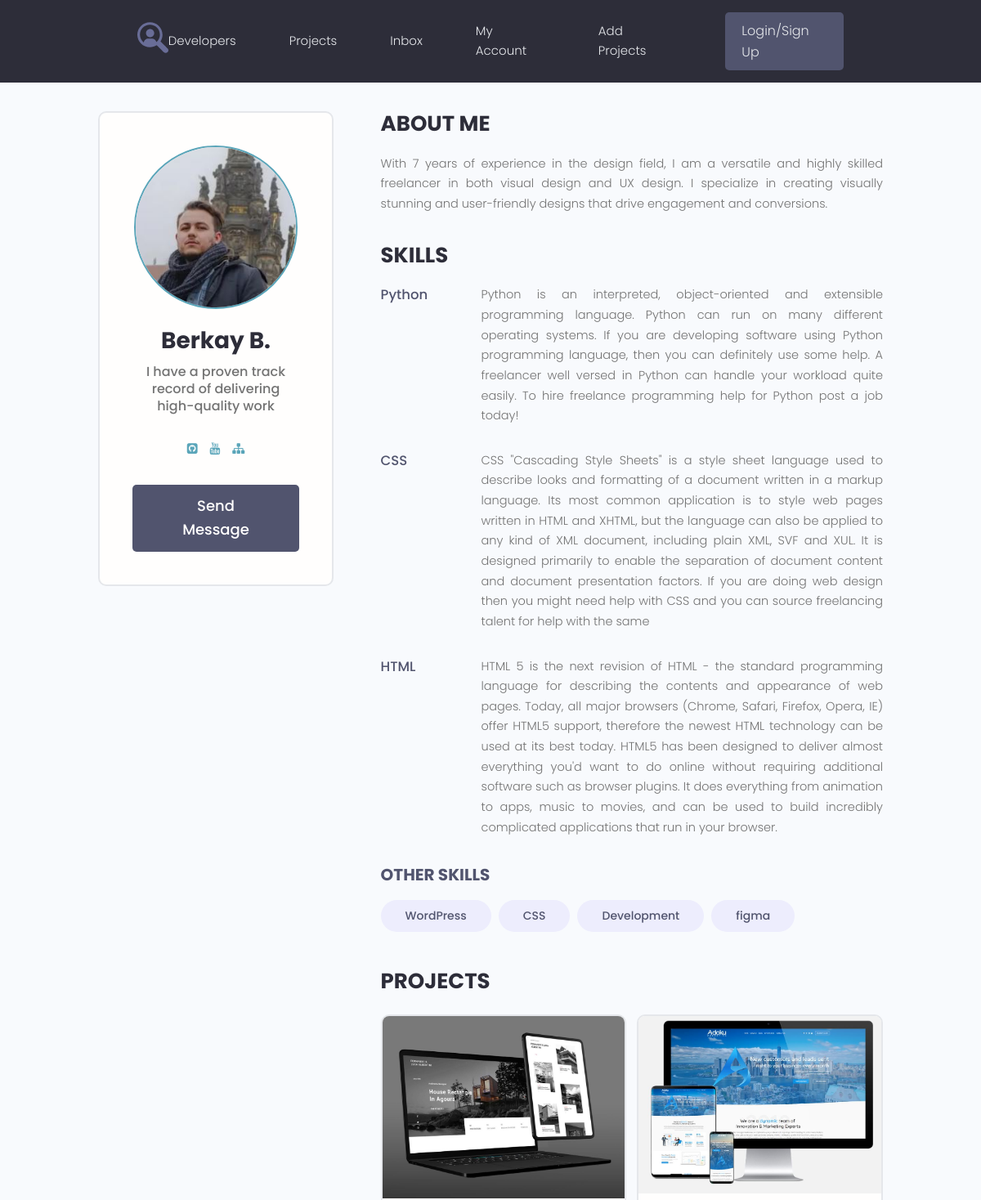
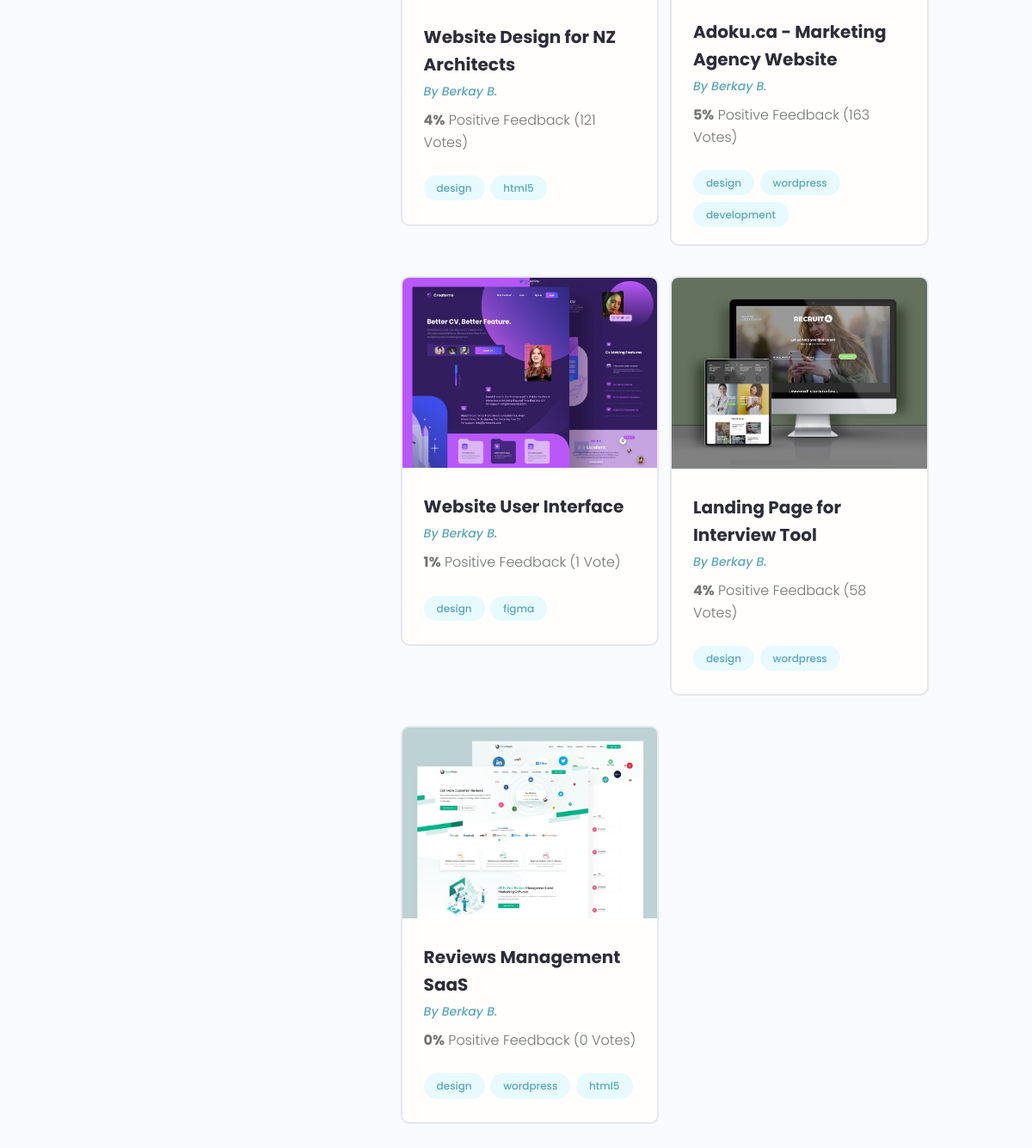
The page /profile/2 on the database its author committed (2 pictures, top to bottom).
### users/models.py (models this page shows, shortened)
class Profile(models.Model):
    user = models.OneToOneField(User, on_delete=models.CASCADE, blank=True)
    name = models.CharField(max_length=200, blank=True)
    email = models.EmailField(max_length=500, blank=True)
    username = models.CharField(max_length=200, blank=True)
    short_info = models.CharField(max_length=200, blank=True)
    bio = models.TextField(blank=True)
    profile_image = models.ImageField(upload_to="profiles/", default="profiles/user-default.png")
    social_github = models.CharField(max_length=200, blank=True)
    social_youtube = models.CharField(max_length=200, blank=True)
    social_website = models.CharField(max_length=200, blank=True)
    created = models.DateTimeField(auto_now_add=True)

class Skill(models.Model):
    owner = models.ForeignKey(Profile, on_delete=models.CASCADE, blank=True)
    name = models.CharField(max_length=200, blank=True)
    description = models.TextField(blank=True)
    created = models.DateTimeField(auto_now_add=True)
    def __str__(self):
        return self.name

### projects/models.py (models this page shows, shortened)
class Project(models.Model):
    owner = models.ForeignKey(Profile, on_delete=models.SET_NULL, blank=True, null=True)
    title = models.CharField(max_length=200)
    description = models.TextField(blank=True)
    featured_image = models.ImageField(default="default.jpg", upload_to="projects/%Y/%m/%d/")
    demo_link = models.CharField(max_length=2000, blank=True)
    source_link = models.CharField(max_length=2000, blank=True)
    tags = models.ManyToManyField('Tag', blank=True)
    vote_total = models.IntegerField(default=0)
    vote_ratio = models.IntegerField(default=0)
    created = models.DateField(auto_now_add=True)

class Tag(models.Model):
    name = models.CharField(max_length=200)
    created = models.DateField(auto_now_add=True)
    def __str__(self):
        return self.name

### users/views.py (the view)
# urls.py: path('profile/<str:pk>', views.user_profile, name="user_profile"),
def user_profile(request, pk):
    prof = Profile.objects.get(id=pk)
    top_skills = prof.skill_set.exclude(description__exact="")
    other_skills = prof.skill_set.filter(description="")
    context = {
        'profile': prof,
        'top_skills': top_skills,
        'other_skills': other_skills
    }
    return render(request, 'users/profile.html', context)

### users/templates/users/profile.html
{% extends 'projects/base.html' %}
{% block content %}
  <main class="profile my-md">
    <div class="container">
      <div class="layout">
        <div class="column column--1of3">
          <div class="card text-center">
            <div class="card__body dev">
              <img class="avatar avatar--xl" src="{{ profile.profile_image.url }}" />
              <h2 class="dev__name">{{ profile.name }}</h2>
              <p class="dev__title">{{ profile.short_info }}</p>
              <ul class="dev__social">
                  {% if profile.social_github %}
                <li>
                  <a title="Github" href="{{ profile.social_github }}" target="_blank"><i class="fa fa-github-square"></i></a>
                </li>
                    {% endif %}
                <li>
                  <a title="Youtube" href="{{ profile.social_youtube }}" target="_blank"><i class="fa fa-youtube"></i></a>
                </li>
                  {% if profile.social_website %}
                <li>
                  <a title="Personal Website" href="{{ profile.social_website }}" target="_blank"><i class="fa fa-sitemap"></i></a>
                </li>
                  {% endif %}
              </ul>
              <a href="#" class="btn btn--sub btn--lg">Send Message </a>
            </div>
          </div>
        </div>
        <div class="column column--2of3">
          <div class="devInfo">
            <h3 class="devInfo__title">About Me</h3>
            <p class="devInfo__about">
              {{ profile.bio }}
            </p>
          </div>
          <div class="devInfo">
            <h3 class="devInfo__title">Skills</h3>
            <div class="devInfo__skills">
              {% for skill in top_skills %}
              <div class="devSkill">
                <h4 class="devSkill__title">{{ skill.name }}</h4>
                <p class="devSkill__info">
                  {{ skill.description }}
                </p>
              </div>
              {% endfor %}
              <h3 class="devInfo__subtitle">Other Skills</h3>
              <div class="devInfo__otherSkills">
                {% for skill in other_skills %}
                <span class="tag tag--pill tag--sub tag--lg">
                  <small>{{ skill }}</small>
                </span>
                {% endfor %}
              </div>
            </div>
          </div>
          <div class="devInfo">
            <h3 class="devInfo__title">Projects</h3>
            <div class="grid grid--two">
                {% for project in profile.project_set.all %}
              <div class="column">
                <div class="card project">
                  <a href="{% url 'project' project.id %}" class="project">
                    <img class="project__thumbnail" src="{{ project.featured_image.url }}" alt="project thumbnail" />
                    <div class="card__body">
                      <h3 class="project__title">{{ project.title }}</h3>
                      <p><a class="project__author" href="{% url 'user_profile' project.owner.id %}">By {{ project.owner.name }}</a></p>
                      <p class="project--rating">
                        <span style="font-weight: bold;">{{ project.vote_ratio }}%</span> Positive
                    Feedback ({{ project.vote_total }} Vote{{ project.vote_total|pluralize:'s' }})
                      </p>
                      <div class="project__tags">
                        {% for tag in project.tags.all %}
                        <span class="tag tag--pill tag--main">
                          <small>{{ tag }}</small>
                        </span>
                        {% endfor %}
                      </div>
                    </div>
                  </a>
                </div>
              </div>
                {% endfor %}
            </div>
          </div>
        </div>
      </div>
    </div>
  </main>
{% endblock %}

### projects/static/styles/app.css (style rules this page uses)
:root { --color-sub: #2d2d39; }
.btn--sub { background-color: var(--color-sub-light); }
.card { border: 2px solid var(--color-light); }
img { width: 100%; }
.profile .card > .dev { padding: 4rem; }
.dev__name { color: var(--color-sub); font-size: 2.8rem; font-weight: 700; margin-top: 1rem; margin-bottom: 0.5rem; }
.dev__title { font-size: 1.6rem; font-weight: 500; line-height: 1.3; }
.dev__social { margin: 3rem 0; list-style: none; display: flex; justify-content: center; gap: 1.5rem; }
.devInfo { margin-bottom: 3rem; }
.devInfo__title, .devInfo__subtitle { font-size: 2.6rem; color: var(--color-sub); text-transform: uppercase; font-weight: 700; margin-bottom: 1.5rem; }
.devInfo__subtitle { font-size: 2rem; color: var(--color-sub-light); }
.devInfo__about, .devSkill__info { font-size: 1.45rem; line-height: 1.7; text-align: justify; }
.devSkill { margin-bottom: 3rem; }
.devSkill__title { font-size: 1.65rem; font-weight: 500; color: var(--color-sub-light); }
@media screen and (min-width: 700px) { .devSkill { display: flex; justify-content: space-between; gap: 3rem; } }
@media screen and (min-width: 700px) { .devSkill__info { flex-basis: 80%; } }
.project__author { font-size: 1.4rem; font-style: italic; }
.project--rating { margin-bottom: 1.6em; margin-top: .5em; }
.project__thumbnail { object-fit: cover; object-position: top center; width: 100%; }
.project__title { font-size: 2rem; font-weight: 700; color: var(--color-sub); }

### projects/static/uikit/styles/modules/_variables.css (style rules this page uses)
:root { --color-main: #5aa5b9; --color-main-light: #e6faff; --color-sub: #3f4156; --color-sub-light: #51546e; --color-sub-lighter: #ededfd; --color-text: #737373; --color-gray: #8b8b8b; --color-light: #e5e7eb; --color-light-gray: #767676; --color-bg: #f8fafd; --color-white: #fffefd; --color-white-light: #f3f3f3; --color-success: #359e64; --color-success-bg: #def8e8; --color-error: #fc4b0b; --color-error-bg: #fff2ee; --font-base: 'Poppins', arial, helvetica, 'Segoe UI', roboto, ubuntu, sans-serif; --font-monospace: 'Fira Code', 'Courier New', courier, monospace; --font-regular: 300; --font-medium: 500; --font-bold: 700; --generic-shadow: 1px 1px 5px #00000010; --generic-transition: all 0.3s ease-in-out; }

### projects/static/uikit/styles/modules/_base.css (style rules this page uses)
* { margin: 0; padding: 0; box-sizing: border-box; text-rendering: optimizeLegibility; color: inherit; font-size: inherit; }
html { font-size: 50%; }
@media only screen and (min-width: 480px) { html { font-size: 56.25%; } }
@media only screen and (min-width: 1200px) { html { font-size: 62.5%; } }
body { line-height: 1.6; font-weight: 400; font-size: 1.5rem; color: var(--color-text); background-color: var(--color-bg); min-height: 100vh; }

### projects/static/uikit/styles/modules/_typography.css (style rules this page uses)
* { font-family: var(--font-base); }
h2 { font-size: 3.6rem; font-weight: var(--font-bold); }
h3 { font-size: 3.2rem; font-weight: var(--font-medium); }
h4 { font-size: 2.8rem; font-weight: var(--font-medium); }
p, span, strong { font-size: 1.6rem; color: var(--color-text); font-weight: var(--font-regular); }
a { padding-bottom: 2px; text-decoration: none; display: inline-block; color: var(--color-main); font-weight: var(--font-medium); }

### projects/static/uikit/styles/modules/_utilities.css (style rules this page uses)
.container { width: 92%; max-width: 165rem; margin: 0 auto; box-sizing: border-box; }
@media screen and (min-width: 1000px) { .container { width: 90%; } }
@media screen and (min-width: 1200px) { .container { width: 80%; } }
.text-center { text-align: center; }
.my-md { margin: 3rem auto; }

### projects/static/uikit/styles/modules/_avatar.css (style rules this page uses)
.avatar { border-radius: 50%; border: 2px solid var(--color-main); object-fit: cover; }
.avatar--xl { height: 20rem; width: 20rem; }

### projects/static/uikit/styles/modules/_button.css (style rules this page uses)
.btn { display: inline-block; position: relative; cursor: pointer; background-color: var(--color-light); font-weight: var(--font-medium); color: var(--color-sub); text-decoration: none; padding: 1rem 2rem; border-radius: 0.5rem; border: none; width: -webkit-fit-content; width: -moz-fit-content; width: fit-content; height: -webkit-fit-content; height: -moz-fit-content; height: fit-content; font-size: 1.6rem; outline-width: 0; outline-color: transparent; -webkit-backface-visibility: hidden; backface-visibility: hidden; transition: all 0.3s ease-in-out; }
.btn--sub { background-color: var(--color-sub); color: var(--color-white); }
.btn--lg { font-size: 1.8rem; padding: 1.2rem 4.5rem; }

### projects/static/uikit/styles/modules/_card.css (style rules this page uses)
.card { border-radius: 1rem; background-color: var(--color-white); border: 1.5px solid var(--color-light); width: auto; height: auto; margin-top: 0.5rem; margin-bottom: 0.5rem; overflow: hidden; }
.card__body, .card__header { padding: 2rem 2.5rem; }

### rows shown on the page
Profile: profile_image (picture), name "Berkay B.", short_info "I have a proven track record of delivering high-quality work", bio "With 7 years of experience in the design field, I am a versatile and highly skilled freelancer in both visual design and UX design. I specialize in creating visually stunning and user-friendly designs that drive engagement and conversions."
Skill: name "Python", description "Python is an interpreted, object-oriented and extensible programming language. Python can run on many different operating systems. If you are developing software using Python programming language, then you can definitely use some help. A freelancer well versed in Python can handle your workload quite easily. To hire freelance programming help for Python post a job today!"
Skill: name "CSS", description "CSS \"Cascading Style Sheets\" is a style sheet language used to describe looks and formatting of a document written in a markup language. Its most common application is to style web pages written in HTML and XHTML, but the language can also be applied to any kind of XML document, including plain XML, SVF and XUL. It is designed primarily to enable the separation of document content and document presentation factors. If you are doing web design then you might need help with CSS and you can source freelancing talent for help with the same"
Skill: name "HTML", description "HTML 5 is the next revision of HTML - the standard programming language for describing the contents and appearance of web pages. Today, all major browsers (Chrome, Safari, Firefox, Opera, IE) offer HTML5 support, therefore the newest HTML technology can be used at its best today. HTML5 has been designed to deliver almost everything you'd want to do online without requiring additional software such as browser plugins. It does everything from animation to apps, music to movies, and can be used to build incredibly complicated applications that run in your browser."
Skill: name "WordPress"
Skill: name "CSS"
Skill: name "Development"
Skill: name "figma"
Project: featured_image (picture), title "Website Design for NZ Architects", owner.name "Berkay B.", vote_ratio "4", vote_total "121"
Tag: name "design"
Tag: name "html5"
Project: featured_image (picture), title "Adoku.ca - Marketing Agency Website", owner.name "Berkay B.", vote_ratio "5", vote_total "163"
Tag: name "wordpress"
Tag: name "development"
Project: featured_image (picture), title "Website User Interface", owner.name "Berkay B.", vote_ratio "1", vote_total "1"
Tag: name "figma"
Project: featured_image (picture), title "Landing Page for Interview Tool", owner.name "Berkay B.", vote_ratio "4", vote_total "58"
Project: featured_image (picture), title "Reviews Management SaaS", owner.name "Berkay B.", vote_ratio "0", vote_total "0"
